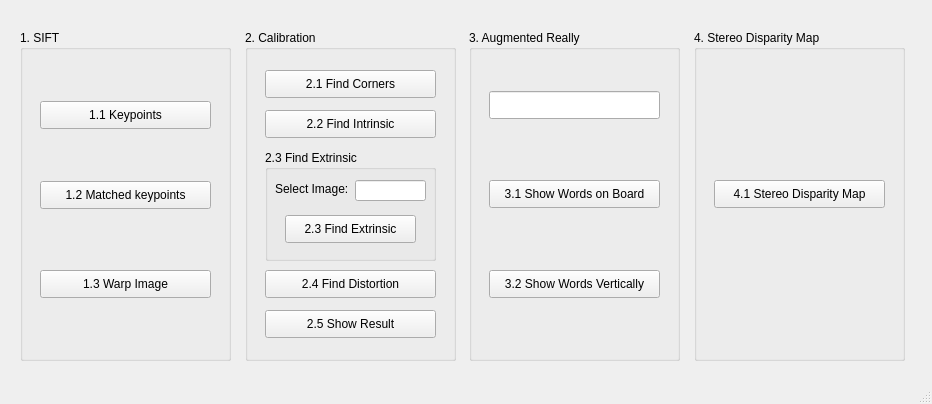
<?xml version="1.0" encoding="UTF-8"?>
<ui version="4.0">
 <class>MainWindow</class>
 <widget class="QMainWindow" name="MainWindow">
  <property name="geometry">
   <rect>
    <x>0</x>
    <y>0</y>
    <width>932</width>
    <height>404</height>
   </rect>
  </property>
  <property name="windowTitle">
   <string>MainWindow</string>
  </property>
  <widget class="QWidget" name="centralwidget">
   <widget class="QGroupBox" name="groupBox1">
    <property name="geometry">
     <rect>
      <x>245</x>
      <y>30</y>
      <width>211</width>
      <height>331</height>
     </rect>
    </property>
    <property name="title">
     <string>2. Calibration</string>
    </property>
    <widget class="QPushButton" name="Find_Corners">
     <property name="geometry">
      <rect>
       <x>20</x>
       <y>40</y>
       <width>171</width>
       <height>28</height>
      </rect>
     </property>
     <property name="text">
      <string>2.1 Find Corners</string>
     </property>
    </widget>
    <widget class="QPushButton" name="Find_Intrinsic">
     <property name="geometry">
      <rect>
       <x>20</x>
       <y>80</y>
       <width>171</width>
       <height>28</height>
      </rect>
     </property>
     <property name="text">
      <string>2.2 Find Intrinsic</string>
     </property>
    </widget>
    <widget class="QPushButton" name="Find_Distortion">
     <property name="geometry">
      <rect>
       <x>20</x>
       <y>240</y>
       <width>171</width>
       <height>28</height>
      </rect>
     </property>
     <property name="text">
      <string>2.4 Find Distortion</string>
     </property>
    </widget>
    <widget class="QPushButton" name="Show_Result">
     <property name="geometry">
      <rect>
       <x>20</x>
       <y>280</y>
       <width>171</width>
       <height>28</height>
      </rect>
     </property>
     <property name="text">
      <string>2.5 Show Result</string>
     </property>
    </widget>
    <widget class="QGroupBox" name="groupBox">
     <property name="geometry">
      <rect>
       <x>20</x>
       <y>120</y>
       <width>171</width>
       <height>111</height>
      </rect>
     </property>
     <property name="title">
      <string>2.3 Find Extrinsic</string>
     </property>
     <widget class="QPushButton" name="Find_Extrinsic">
      <property name="geometry">
       <rect>
        <x>20</x>
        <y>65</y>
        <width>131</width>
        <height>28</height>
       </rect>
      </property>
      <property name="text">
       <string>2.3 Find Extrinsic</string>
      </property>
     </widget>
     <widget class="QLineEdit" name="Calibration_InputBox">
      <property name="geometry">
       <rect>
        <x>90</x>
        <y>30</y>
        <width>71</width>
        <height>21</height>
       </rect>
      </property>
      <property name="inputMethodHints">
       <set>Qt::ImhNone</set>
      </property>
     </widget>
     <widget class="QLabel" name="label">
      <property name="geometry">
       <rect>
        <x>10</x>
        <y>31</y>
        <width>91</width>
        <height>16</height>
       </rect>
      </property>
      <property name="text">
       <string>Select Image:</string>
      </property>
     </widget>
    </widget>
   </widget>
   <widget class="QGroupBox" name="groupBox_2">
    <property name="geometry">
     <rect>
      <x>469</x>
      <y>30</y>
      <width>211</width>
      <height>331</height>
     </rect>
    </property>
    <property name="title">
     <string>3. Augmented Really</string>
    </property>
    <widget class="QPushButton" name="Show_Words_on_Board">
     <property name="geometry">
      <rect>
       <x>20</x>
       <y>150</y>
       <width>171</width>
       <height>28</height>
      </rect>
     </property>
     <property name="text">
      <string>3.1 Show Words on Board</string>
     </property>
    </widget>
    <widget class="QPushButton" name="Show_Words_Vertically">
     <property name="geometry">
      <rect>
       <x>20</x>
       <y>240</y>
       <width>171</width>
       <height>28</height>
      </rect>
     </property>
     <property name="text">
      <string>3.2 Show Words Vertically</string>
     </property>
    </widget>
    <widget class="QLineEdit" name="AR_InputBox">
     <property name="geometry">
      <rect>
       <x>20</x>
       <y>61</y>
       <width>171</width>
       <height>28</height>
      </rect>
     </property>
     <property name="font">
      <font>
       <pointsize>12</pointsize>
      </font>
     </property>
     <property name="inputMethodHints">
      <set>Qt::ImhNone</set>
     </property>
     <property name="maxLength">
      <number>6</number>
     </property>
    </widget>
   </widget>
   <widget class="QGroupBox" name="groupBox_3">
    <property name="geometry">
     <rect>
      <x>694</x>
      <y>30</y>
      <width>211</width>
      <height>331</height>
     </rect>
    </property>
    <property name="title">
     <string>4. Stereo Disparity Map</string>
    </property>
    <widget class="QPushButton" name="Stereo_Disparity_Map">
     <property name="geometry">
      <rect>
       <x>20</x>
       <y>150</y>
       <width>171</width>
       <height>28</height>
      </rect>
     </property>
     <property name="text">
      <string>4.1 Stereo Disparity Map</string>
     </property>
    </widget>
   </widget>
   <widget class="QGroupBox" name="groupBox_4">
    <property name="geometry">
     <rect>
      <x>20</x>
      <y>30</y>
      <width>211</width>
      <height>331</height>
     </rect>
    </property>
    <property name="title">
     <string>1. SIFT</string>
    </property>
    <widget class="QPushButton" name="Keypoints">
     <property name="geometry">
      <rect>
       <x>20</x>
       <y>71</y>
       <width>171</width>
       <height>28</height>
      </rect>
     </property>
     <property name="text">
      <string>1.1 Keypoints</string>
     </property>
    </widget>
    <widget class="QPushButton" name="Matched_keypoints">
     <property name="geometry">
      <rect>
       <x>20</x>
       <y>151</y>
       <width>171</width>
       <height>28</height>
      </rect>
     </property>
     <property name="text">
      <string>1.2 Matched keypoints</string>
     </property>
    </widget>
    <widget class="QPushButton" name="Warp_Image">
     <property name="geometry">
      <rect>
       <x>20</x>
       <y>240</y>
       <width>171</width>
       <height>28</height>
      </rect>
     </property>
     <property name="text">
      <string>1.3 Warp Image</string>
     </property>
    </widget>
   </widget>
  </widget>
  <widget class="QMenuBar" name="menubar">
   <property name="geometry">
    <rect>
     <x>0</x>
     <y>0</y>
     <width>932</width>
     <height>21</height>
    </rect>
   </property>
  </widget>
  <widget class="QStatusBar" name="statusbar"/>
 </widget>
 <resources/>
 <connections/>
</ui>
